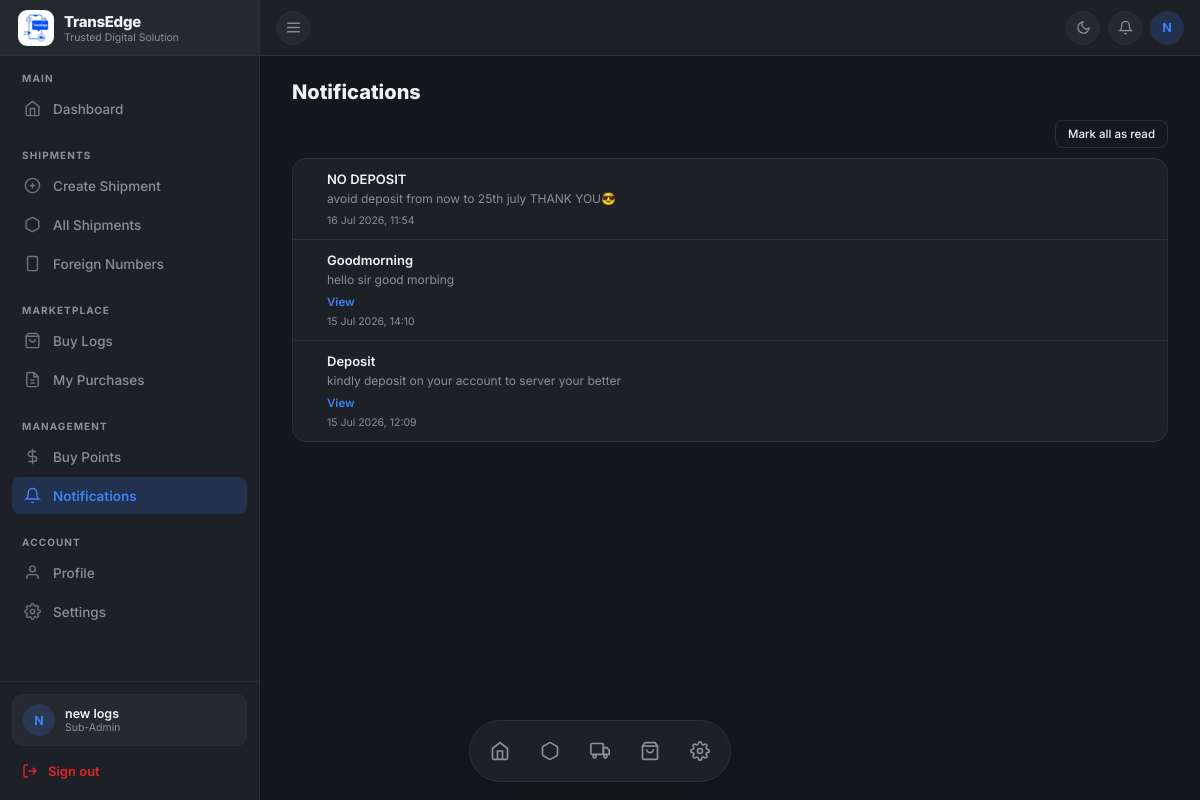
/shipping/sub-admin/notifications/ (signed in), run on the app's committed database.
### Business/models.py (models this page shows, shortened)
class User(AbstractBaseUser, PermissionsMixin):
    class Role(models.TextChoices):
        ADMIN     = "admin",     "Admin"
        STAFF     = "staff",     "Staff"
        SUB_ADMIN = "sub_admin", "Sub Admin"
    id          = models.UUIDField(primary_key=True, default=uuid.uuid4, editable=False)
    email       = models.EmailField(unique=True)
    full_name   = models.CharField(max_length=255)
    phone       = models.CharField(max_length=20, blank=True)
    role        = models.CharField(max_length=10, choices=Role.choices, default=Role.STAFF)
    is_active   = models.BooleanField(default=True)
    is_staff    = models.BooleanField(default=False)
    date_joined = models.DateTimeField(default=timezone.now)
    groups = models.ManyToManyField(
        'auth.Group',
        related_name='business_user_set',
        blank=True,
    )
    user_permissions = models.ManyToManyField(
        'auth.Permission',
        related_name='business_user_set',
        blank=True,
    )
    objects = UserManager()
    USERNAME_FIELD  = "email"
    REQUIRED_FIELDS = ["full_name"]

class Notification(models.Model):
    class Type(models.TextChoices):
        INFO    = "info",    "Info"
        SUCCESS = "success", "Success"
        WARNING = "warning", "Warning"
        ALERT   = "alert",   "Alert"
    id         = models.UUIDField(primary_key=True, default=uuid.uuid4, editable=False)
    sender     = models.ForeignKey(
        settings.AUTH_USER_MODEL,
        on_delete=models.SET_NULL,
        null=True,
        related_name="sent_notifications",
    )
    recipient  = models.ForeignKey(
        settings.AUTH_USER_MODEL,
        on_delete=models.CASCADE,
        null=True,
        blank=True,
        related_name="notifications",
        help_text="Leave blank to send to all sub-admins (public broadcast).",
    )
    is_public  = models.BooleanField(
        default=False,
        help_text="If True and recipient is blank, all sub-admins see this.",
    )
    type       = models.CharField(max_length=10, choices=Type.choices, default=Type.INFO)
    title      = models.CharField(max_length=255)
    body       = models.TextField()
    link       = models.URLField(
        blank=True,
        help_text="Optional action link shown as a button (e.g. /sub-admin/buy-points/).",
    )
    link_label = models.CharField(max_length=80, blank=True, default="View")
    is_read    = models.BooleanField(
        default=False,
        help_text="For private notifications only. Public ones use NotificationRead.",
    )
    created_at = models.DateTimeField(auto_now_add=True)
    class Meta:
        ordering = ["-created_at"]

### Business/sub_admin_views.py (the view)
    def wrapper(request, *args, **kwargs):
        if not request.user.is_authenticated:
            return redirect("sub-admin-login")
        if request.user.role != User.Role.SUB_ADMIN:
            return redirect("sub-admin-login")
        try:
            profile = request.user.sub_admin_profile
        except SubAdminProfile.DoesNotExist:
            return redirect("sub-admin-login")
        if profile.approval_status == SubAdminProfile.ApprovalStatus.PENDING:
            return render(request, "admin/subadmin/pending_approval.html", {"profile": profile})
        if profile.approval_status == SubAdminProfile.ApprovalStatus.REJECTED:
            return render(request, "admin/subadmin/rejected.html", {"profile": profile})
        if profile.approval_status == SubAdminProfile.ApprovalStatus.SUSPENDED:
            return render(request, "admin/subadmin/suspended.html", {"profile": profile})
        return view_func(request, *args, **kwargs)

### Business/context_processors.py (called while the page is built)
def unread_notifications(request):
    user = getattr(request, "user", None)
    if not user or not user.is_authenticated or user.role != User.Role.SUB_ADMIN:
        return {"unread_notifications": 0}
    unread_private = Notification.objects.filter(
        recipient=user, is_read=False
    ).count()
    read_public_ids = NotificationRead.objects.filter(
        user=user
    ).values_list("notification_id", flat=True)
    unread_public = Notification.objects.filter(
        is_public=True, recipient__isnull=True
    ).exclude(id__in=read_public_ids).count()
    return {"unread_notifications": unread_private + unread_public}

def branding(request):
    ref = request.session.get("active_referral_code")
    profile = SubAdminProfile.objects.filter(referral_code=ref).first() if ref else None
    settings_ctx = (
        SubAdminSiteSettings.for_user(profile.user) if profile
        else default_settings_context()
    )
    return {
        "settings": settings_ctx,
        "profile": profile,
        "testimonials": Testimonial.objects.filter(is_active=True).order_by("sort_order"),
        "gallery_images": BrandGalleryImage.objects.filter(is_active=True).order_by("sort_order"),
    }

### Business/sub_admin_views.py (called while the page is built)
def _visible_notifications_qs(user):
    return Notification.objects.filter(
        Q(recipient=user) | Q(is_public=True, recipient__isnull=True)
    ).order_by("-created_at")

@sub_admin_approved_required
def sub_admin_notifications(request):
    notifications = _visible_notifications_qs(request.user).select_related("sender")
    read_public_ids = set(
        NotificationRead.objects.filter(user=request.user).values_list("notification_id", flat=True)
    )
    items = []
    for n in notifications:
        is_read = n.is_read if n.recipient_id == request.user.pk else (n.id in read_public_ids)
        items.append({"notification": n, "is_read": is_read})
    paginator = Paginator(items, 20)
    page_obj  = paginator.get_page(request.GET.get("page"))
    return render(request, "admin/subadmin/notifications.html", {"page_obj": page_obj})

### Business/templates/admin/subadmin/notifications.html (shortened to what this page needs)
{% extends "admin/subadmin/base.html" %}
{% block content %}
<div class="page-head" style="margin-bottom:16px;">
  <h1 style="font-size:20px; font-weight:800;">Notifications</h1>
</div>
{% if page_obj.object_list %}
<div style="display:flex; justify-content:flex-end; margin-bottom:10px;">
  <form method="post" action="{% url 'sub-admin-notification-mark-all-read' %}">
    <button type="submit" class="btn btn-outline btn-sm">Mark all as read</button>
  </form>
</div>
{% endif %}
<div class="section">
  {% for item in page_obj %}
    <div class="notif-row {% if not item.is_read %}unread{% endif %}">
      <span class="dot {% if item.is_read %}read{% endif %}"></span>
      <div style="flex:1;">
        <div class="notif-row-title">{{ item.notification.title }}</div>
        <div class="notif-row-body">{{ item.notification.body }}</div>
        {% if item.notification.link %}
          <a href="{{ item.notification.link }}" class="notif-row-link">{{ item.notification.link_label }}</a>
        {% endif %}
        <div class="notif-row-meta">{{ item.notification.created_at|date:"d M Y, H:i" }}</div>
      </div>
    </div>
  {% empty %}
    <div class="empty-cell">No notifications yet.</div>
  {% endfor %}
</div>
{% endblock %}

### Business/templates/admin/subadmin/base.html (shortened to what this page needs)
{% load static %}
<!DOCTYPE html>
<html lang="en" data-theme="dark">
<head>
</head>
<body>
<aside class="sidebar" id="sidebar">
  <button type="button" class="sidebar-logo" id="sidebarLogoToggle" aria-label="Toggle sidebar">
    <div class="logo-mark-sb">
      <img src="{% static 'images/transedge-logo.png' %}" alt="TransEdge">
    </div>
    <div class="logo-text">
      <div class="name">TransEdge</div>
      <div class="tag">Trusted Digital Solution</div>
    </div>
  </button>
  <div class="sidebar-section">
    <div class="sidebar-label">Main</div>
    <a href="{% url 'sub-admin-dashboard' %}" class="sb-nav-item {% if request.resolver_match.url_name == 'sub-admin-dashboard' %}active{% endif %}">
      <svg width="17" height="17" fill="none" viewBox="0 0 24 24" stroke="currentColor" stroke-width="2"><path d="M3 9l9-7 9 7v11a2 2 0 01-2 2H5a2 2 0 01-2-2z"/><polyline points="9 22 9 12 15 12 15 22"/></svg>
      <span class="nav-text">Dashboard</span>
    </a>
  </div>
  <div class="sidebar-section">
    <div class="sidebar-label">Shipments</div>
    <a href="{% url 'sub-admin-shipment-create' %}" class="sb-nav-item {% if request.resolver_match.url_name == 'sub-admin-shipment-create' %}active{% endif %}">
      <svg width="17" height="17" fill="none" viewBox="0 0 24 24" stroke="currentColor" stroke-width="2"><circle cx="12" cy="12" r="10"/><line x1="12" y1="8" x2="12" y2="16"/><line x1="8" y1="12" x2="16" y2="12"/></svg>
      <span class="nav-text">Create Shipment</span>
    </a>
    <a href="{% url 'sub-admin-shipment-list' %}" class="sb-nav-item {% if request.resolver_match.url_name == 'sub-admin-shipment-list' %}active{% endif %}">
      <svg width="17" height="17" fill="none" viewBox="0 0 24 24" stroke="currentColor" stroke-width="2"><path d="M21 16V8a2 2 0 00-1-1.73l-7-4a2 2 0 00-2 0l-7 4A2 2 0 003 8v8a2 2 0 001 1.73l7 4a2 2 0 002 0l7-4A2 2 0 0021 16z"/></svg>
      <span class="nav-text">All Shipments</span>
    </a>
    <a href="{% url 'sub-admin-buy-foreign-number' %}" class="sb-nav-item {% if request.resolver_match.url_name == 'sub-admin-buy-foreign-number' %}active{% endif %}">
      <svg width="17" height="17" fill="none" viewBox="0 0 24 24" stroke="currentColor" stroke-width="2"><rect x="5" y="2" width="14" height="20" rx="2"/><line x1="12" y1="18" x2="12.01" y2="18"/></svg>
      <span class="nav-text">Foreign Numbers</span>
    </a>
  </div>
  <div class="sidebar-section">
    <div class="sidebar-label">Marketplace</div>
    <a href="{% url 'buy-logs-browse' %}" class="sb-nav-item ">
      <svg width="17" height="17" fill="none" viewBox="0 0 24 24" stroke="currentColor" stroke-width="2"><path d="M6 2L3 6v14a2 2 0 002 2h14a2 2 0 002-2V6l-3-4z"/><line x1="3" y1="6" x2="21" y2="6"/><path d="M16 10a4 4 0 01-8 0"/></svg>
      <span class="nav-text">Buy Logs</span>
    </a>
    <a href="{% url 'buy-logs-my-purchases' %}" class="sb-nav-item {% if request.resolver_match.url_name == 'buy-logs-my-purchases' or request.resolver_match.url_name == 'buy-logs-receipt' %}active{% endif %}">
      <svg width="17" height="17" fill="none" viewBox="0 0 24 24" stroke="currentColor" stroke-width="2"><path d="M14 2H6a2 2 0 00-2 2v16a2 2 0 002 2h12a2 2 0 002-2V8z"/><polyline points="14 2 14 8 20 8"/><line x1="9" y1="13" x2="15" y2="13"/><line x1="9" y1="17" x2="15" y2="17"/></svg>
      <span class="nav-text">My Purchases</span>
    </a>
  </div>
  <div class="sidebar-section">
    <div class="sidebar-label">Management</div>
    <a href="{% url 'sub-admin-buy-points' %}" class="sb-nav-item {% if request.resolver_match.url_name == 'sub-admin-buy-points' %}active{% endif %}">
      <svg width="17" height="17" fill="none" viewBox="0 0 24 24" stroke="currentColor" stroke-width="2"><line x1="12" y1="1" x2="12" y2="23"/><path d="M17 5H9.5a3.5 3.5 0 000 7h5a3.5 3.5 0 010 7H6"/></svg>
      <span class="nav-text">Buy Points</span>
    </a>
    <a href="{% url 'sub-admin-notifications' %}" class="sb-nav-item {% if request.resolver_match.url_name == 'sub-admin-notifications' %}active{% endif %}">
      <svg width="17" height="17" fill="none" viewBox="0 0 24 24" stroke="currentColor" stroke-width="2"><path d="M18 8a6 6 0 00-12 0c0 7-3 9-3 9h18s-3-2-3-9"/><path d="M13.73 21a2 2 0 01-3.46 0"/></svg>
      <span class="nav-text">Notifications</span>
    </a>
  </div>
  <div class="sidebar-section">
    <div class="sidebar-label">Account</div>
    <a href="{% url 'sub-admin-profile' %}" class="sb-nav-item {% if request.resolver_match.url_name == 'sub-admin-profile' %}active{% endif %}">
      <svg width="17" height="17" fill="none" viewBox="0 0 24 24" stroke="currentColor" stroke-width="2"><path d="M20 21v-2a4 4 0 00-4-4H8a4 4 0 00-4 4v2"/><circle cx="12" cy="7" r="4"/></svg>
      <span class="nav-text">Profile</span>
    </a>
    <a href="{% url 'sub-admin-site-settings' %}" class="sb-nav-item {% if request.resolver_match.url_name == 'sub-admin-site-settings' %}active{% endif %}">
      <span class="nav-text">Settings</span>
    </a>
  </div>
  <div class="sidebar-footer">
    <div class="sb-user-card">
      <div class="sb-avatar">{{ request.user.full_name|default:"?"|first|upper }}</div>
      <div class="sb-user-info">
        <div class="sb-user-name">{{ request.user.full_name|default:"Sub Admin" }}</div>
        <div class="sb-user-role">Sub-Admin</div>
      </div>
    </div>
    <a href="{% url 'sub-admin-logout' %}" class="sb-logout">
      <svg width="16" height="16" fill="none" viewBox="0 0 24 24" stroke="currentColor" stroke-width="2"><path d="M9 21H5a2 2 0 01-2-2V5a2 2 0 012-2h4"/><polyline points="16 17 21 12 16 7"/><line x1="21" y1="12" x2="9" y2="12"/></svg>
      <span class="nav-text">Sign out</span>
    </a>
  </div>
</aside>
<div class="main">
  <header class="topbar">
    <div class="topbar-left">
      <button type="button" class="icon-btn menu-btn" id="mobileMenuBtn" aria-label="Open menu">
        <svg width="17" height="17" fill="none" viewBox="0 0 24 24" stroke="currentColor" stroke-width="2">
          <line x1="3" y1="6" x2="21" y2="6"/><line x1="3" y1="12" x2="21" y2="12"/><line x1="3" y1="18" x2="21" y2="18"/>
        </svg>
      </button>
    </div>
    <div class="topbar-right">
      <button class="icon-btn theme-btn" id="themeToggle" aria-label="Toggle theme">
        <svg class="icon-moon" width="15" height="15" fill="none" viewBox="0 0 24 24" stroke="currentColor" stroke-width="2">
          <path d="M21 12.79A9 9 0 1111.21 3 7 7 0 0021 12.79z"/>
        </svg>
      </button>
<div style="position:relative;">
  <button type="button" class="icon-btn" id="notifBellBtn" aria-label="Notifications" aria-haspopup="true">
    <svg width="15" height="15" fill="none" viewBox="0 0 24 24" stroke="currentColor" stroke-width="2">
      <path d="M18 8a6 6 0 00-12 0c0 7-3 9-3 9h18s-3-2-3-9"/>
      <path d="M13.73 21a2 2 0 01-3.46 0"/>
    </svg>
  </button>
</div>
      <a href="{% url 'sub-admin-profile' %}" class="avatar-btn" aria-label="Profile">
        {{ request.user.full_name|default:"?"|first|upper }}
      </a>
    </div>
  </header>
  <div class="content">
    {% block content %}{% endblock %}
  </div>
</div>
<nav class="bottom-nav">
  <a href="{% url 'sub-admin-dashboard' %}"
     class="bn-item {% if request.resolver_match.url_name == 'sub-admin-dashboard' %}active{% endif %}"
     aria-label="Dashboard">
    <svg width="20" height="20" fill="none" viewBox="0 0 24 24" stroke="currentColor" stroke-width="2">
      <path d="M3 9l9-7 9 7v11a2 2 0 01-2 2H5a2 2 0 01-2-2z"/>
      <polyline points="9 22 9 12 15 12 15 22"/>
    </svg>
  </a>
  <a href="{% url 'sub-admin-buy-foreign-number' %}"
     class="bn-item {% if request.resolver_match.url_name == 'sub-admin-buy-foreign-number' %}active{% endif %}"
     aria-label="phone">
    <svg width="20" height="20" fill="none" viewBox="0 0 24 24" stroke="currentColor" stroke-width="2">
      <path d="M21 16V8a2 2 0 00-1-1.73l-7-4a2 2 0 00-2 0l-7 4A2 2 0 003 8v8a2 2 0 001 1.73l7 4a2 2 0 002 0l7-4A2 2 0 0021 16z"/>
    </svg>
  </a>
  <a href="{% url 'sub-admin-shipment-list' %}"
     class="bn-item {% if request.resolver_match.url_name == 'sub-admin-shipment-list' %}active{% endif %}"
     aria-label="Create Shipment">
    <svg width="20" height="20" fill="none" viewBox="0 0 24 24" stroke="currentColor" stroke-width="2">
      <rect x="1" y="3" width="15" height="13" rx="1.5"/>
      <path d="M16 8h4l3 3v5h-7V8z"/>
      <circle cx="5.5" cy="18.5" r="1.8"/>
      <circle cx="18.5" cy="18.5" r="1.8"/>
    </svg>
  </a>
  <a href="{% url 'buy-logs-browse' %}"
     class="bn-item "
     aria-label="Buy Logs">
    <svg width="20" height="20" fill="none" viewBox="0 0 24 24" stroke="currentColor" stroke-width="2">
      <path d="M6 2L3 6v14a2 2 0 002 2h14a2 2 0 002-2V6l-3-4z"/>
      <line x1="3" y1="6" x2="21" y2="6"/>
      <path d="M16 10a4 4 0 01-8 0"/>
    </svg>
  </a>
  <a href="{% url 'sub-admin-site-settings' %}"
     class="bn-item {% if request.resolver_match.url_name == 'sub-admin-site-settings' %}active{% endif %}"
     aria-label="Settings">
  </a>
</nav>
</body>
</html>

### data on the page
User: user.full_name|first "N", user.full_name "new logs"
Notification: notification "NO DEPOSIT", notification.body "avoid deposit from now to 25th july THANK YOU😎", notification.created_at "16 Jul 2026, 11:54"
Notification: notification "Goodmorning", notification.body "hello sir good morbing", notification.link_label "View", notification.created_at "15 Jul 2026, 14:10"
Notification: notification "Deposit", notification.body "kindly deposit on your account to server your better", notification.link_label "View", notification.created_at "15 Jul 2026, 12:09"
